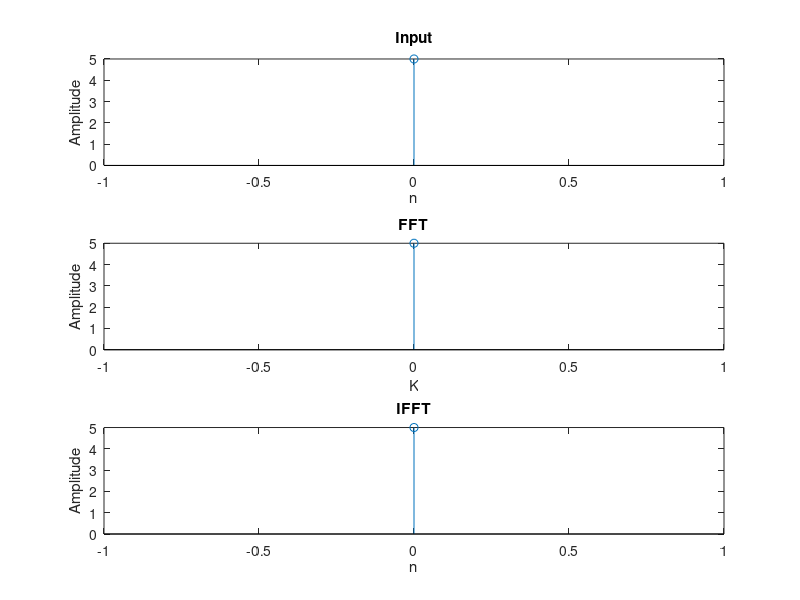

MATLAB code for this plot:
clc;
close all;
clear all;
x = input('Enter the sequence for FFT = ');
N = length(x); %finding the length of entered sequence for N point FFT

for k = 1:N %for every value of k
y(k) = 0;
for n = 1:N %for every value of n
y(k) = y(k)+x(n)*exp(-1i*2*pi*(k-1)*(n-1)/N); %as per FFT formula 0 to n-1
end
end

t = 0:N-1;
subplot(3,1,1);
stem(t,x); % for discrete plotting
%plotting input sequence
ylabel('Amplitude');
xlabel('n');
title('Input');

magnitude = abs(y); % absolute values of individual FFT complex
disp('FFT : ');
disp(magnitude);

t = 0:N-1;
subplot(3,1,2);
stem(t,magnitude);
%plotting FFT sequence
ylabel('Amplitude');
xlabel('K');
title('FFT');

R = length(y); %length of the fft array

for n = 1:R
x1(n) = 0;
for k = 1:R %loop as per the IFFT formula
    x1(n) = x1(n)+(1/R)*y(k)*exp(1i*2*pi*(k-1)*(n-1)/R);
end
end


t = 0:R-1;
subplot(3,1,3);
stem(t,x1);
%ploting IFFT sequence
disp('IFFT :');
disp(x1);
ylabel('Amplitude');
xlabel('n');
title('IFFT');